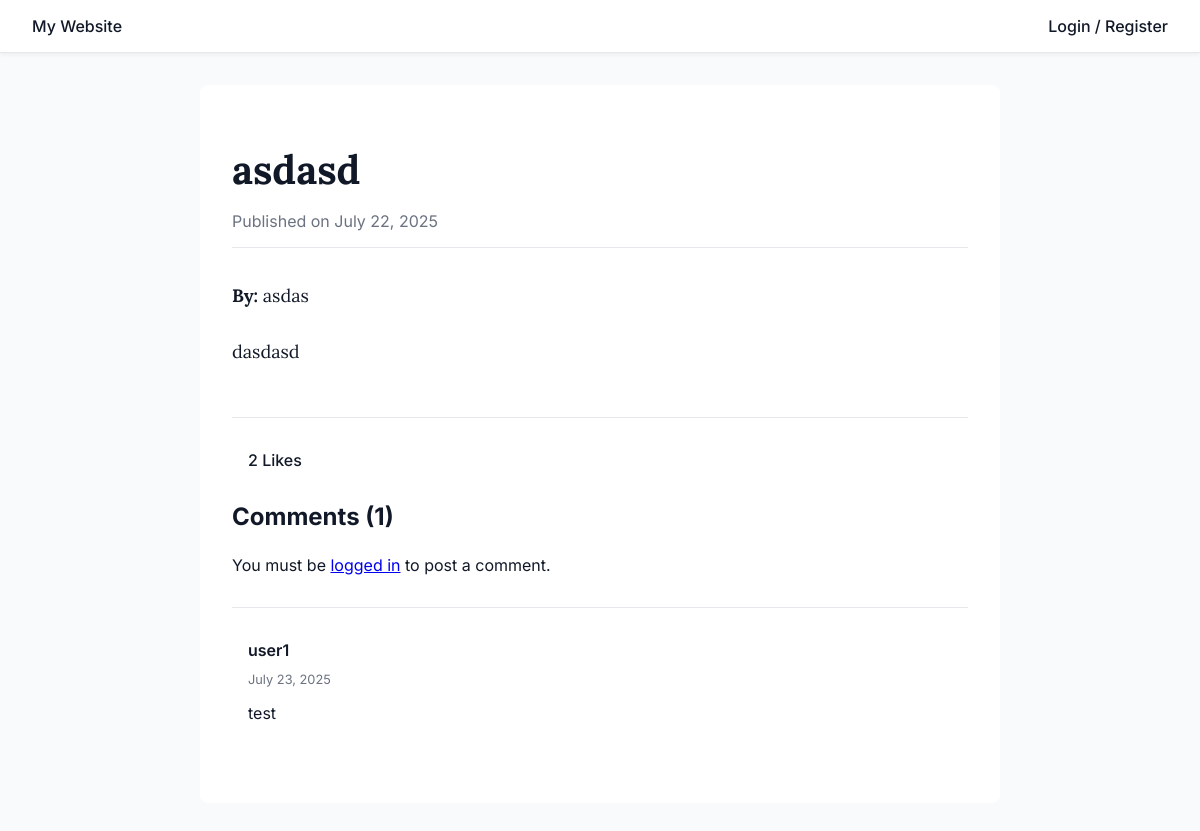
Before: /view.php?id=9 with the older database file.
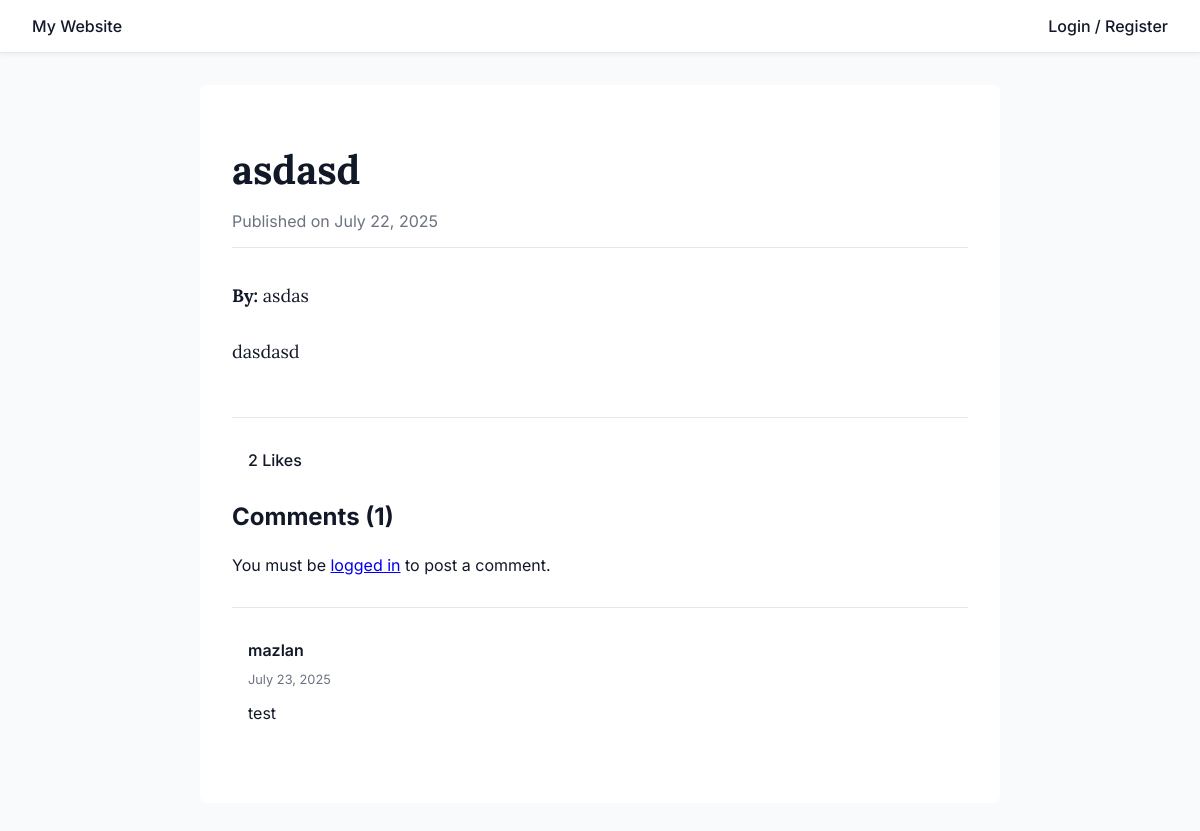
After: the same page with the newer database file.
### tables this page shows
CREATE TABLE `comments` (
  `id` int(11) NOT NULL,
  `user_id` int(11) NOT NULL,
  `content_id` int(11) NOT NULL,
  `comment` text NOT NULL,
  `created_at` datetime NOT NULL DEFAULT current_timestamp()
);

CREATE TABLE `users` (
  `id` int(11) NOT NULL,
  `nric` varchar(50) NOT NULL,
  `email` varchar(100) NOT NULL,
  `username` varchar(50) DEFAULT NULL,
  `password` varchar(255) NOT NULL,
  `created_at` datetime NOT NULL DEFAULT current_timestamp()
);

### php/admin_auth_check.php (called while the page is built, shortened)
<?php
function isAdminLoggedIn()
{
    return false;
}

### php/user_auth_check.php (called while the page is built, shortened)
<?php
function isUserLoggedIn()
{
    return false;
}

### php/content.php (called while the page is built, shortened)
<?php
class Content
{
    private $conn;
    private $content_table = 'content';
    private $articles_table = 'articles';
    private $likes_table = 'likes';
    private $comments_table = 'comments';
    public function __construct($db)
    {
        $this->conn = $db;
    }
    public function getById($id, $current_user_id = null)
    {
        $contentData = $this->getBaseContent($id);
        $details = $this->getContentDetails($id, $contentData['content_type']);
        $contentData['like_count'] = $this->getLikeCount($id);
        $contentData['comments'] = $this->getComments($id);
        $contentData['user_has_liked'] = $current_user_id ? $this->hasUserLiked($id, $current_user_id) : false;
        return array_merge($contentData, $details ?: []);
    }
    private function getBaseContent($id)
    {
        $query = "SELECT * FROM " . $this->content_table . " WHERE id = :id LIMIT 1";
        $stmt = $this->conn->prepare($query);
        $stmt->bindParam(':id', $id, PDO::PARAM_INT);
        $stmt->execute();
        return $stmt->fetch(PDO::FETCH_ASSOC);
    }
    private function getContentDetails($id, $contentType)
    {
        $detailsQuery = '';
        switch ($contentType) {
            case 'article':
                $detailsQuery = "SELECT * FROM " . $this->articles_table . " WHERE content_id = :id";
                break;
        }
        $detailsStmt = $this->conn->prepare($detailsQuery);
        $detailsStmt->bindParam(':id', $id, PDO::PARAM_INT);
        $detailsStmt->execute();
        $details = $detailsStmt->fetch(PDO::FETCH_ASSOC);
        return $details;
    }
    private function getLikeCount($content_id)
    {
        $query = "SELECT COUNT(*) as count FROM " . $this->likes_table . " WHERE content_id = :content_id";
        $stmt = $this->conn->prepare($query);
        $stmt->bindParam(':content_id', $content_id, PDO::PARAM_INT);
        $stmt->execute();
        $result = $stmt->fetch(PDO::FETCH_ASSOC);
        return $result['count'] ?? 0;
    }
    private function getComments($content_id)
    {
        $query = "SELECT c.comment, c.created_at, u.username FROM " . $this->comments_table . " c JOIN users u ON c.user_id = u.id WHERE c.content_id = :content_id ORDER BY c.created_at DESC";
        $stmt = $this->conn->prepare($query);
        $stmt->bindParam(':content_id', $content_id, PDO::PARAM_INT);
        $stmt->execute();
        return $stmt->fetchAll(PDO::FETCH_ASSOC);
    }
}

### view.php (the view, shortened to what this page needs)
<?php
require_once 'php/admin_auth_check.php';
require_once 'php/user_auth_check.php';
require_once 'php/content.php';
$content_id = filter_input(INPUT_GET, 'id', FILTER_VALIDATE_INT);
$is_user_logged_in = isUserLoggedIn();
$is_admin_logged_in = isAdminLoggedIn();
$current_user_id = $is_user_logged_in ? $_SESSION['user_id'] : null;
$contentData = null;
if ($content_id) {
    $database = new Database();
    $db = $database->connect();
    $content = new Content($db);
    $contentData = $content->getById($content_id, $current_user_id);
}
?>
<!DOCTYPE html>
<html lang="en">
<head>
</head>
<body>
    <nav class="navbar">
        <a href="index.php">My Website</a>
        <div class="nav-links">
            <?php if ($is_admin_logged_in): ?>
                <span>Welcome, <?php echo htmlspecialchars($_SESSION['admin_username']); ?>!</span>
                <a href="admin/dashboard.php">Admin Dashboard</a>
                <?php if ($contentData): ?>
                    <a href="admin/edit_content.php?id=<?php echo $content_id; ?>" class="admin-link">Edit Content</a>
                <?php endif; ?>
            <?php elseif ($is_user_logged_in): ?>
                <span>Welcome, <?php echo htmlspecialchars($_SESSION['username']); ?>!</span>
                <a href="api/user_logout.php">Logout</a>
            <?php else: ?>
                <a href="login.php">Login / Register</a>
            <?php endif; ?>
        </div>
    </nav>
    <main class="content-wrapper">
        <?php if ($contentData): ?>
            <div class="content-card">
                <h1 class="content-title"><?php echo htmlspecialchars($contentData['title']); ?></h1>
                <p class="meta">
                    Published on <?php echo date('F j, Y', strtotime($contentData['created_at'])); ?>
                </p>
                <div class="content-body">
                    <?php switch ($contentData['content_type']):
                        case 'article': ?>
                            <p><strong>By:</strong> <?php echo htmlspecialchars($contentData['author']); ?></p>
                            <div><?php echo nl2br(htmlspecialchars($contentData['body'])); ?></div>
                            <?php break; ?>
                    <?php endswitch; ?>
                </div>
                <div class="interactions">
                    <span class="like-count" id="like-count"><?php echo $contentData['like_count']; ?> Likes</span>
                </div>
                <div class="comments-section">
                    <h3>Comments (<span id="comment-count"><?php echo count($contentData['comments']); ?></span>)</h3>
                    <?php if ($is_user_logged_in): ?>
                        <form id="comment-form" class="comment-form">
                            <textarea name="comment_text" placeholder="Write a comment..." required></textarea>
                            <button type="submit">Post Comment</button>
                        </form>
                    <?php else: ?>
                        <p>You must be <a href="login.php">logged in</a> to post a comment.</p>
                    <?php endif; ?>
                    <ul id="comment-list" class="comment-list">
                        <?php if (!empty($contentData['comments'])): ?>
                            <?php foreach ($contentData['comments'] as $comment): ?>
                                <li class="comment-item">
                                    <div class="comment-body">
                                        <p class="comment-author"><?php echo htmlspecialchars($comment['username']); ?></p>
                                        <p class="comment-meta"><?php echo date('F j, Y', strtotime($comment['created_at'])); ?></p>
                                        <p><?php echo nl2br(htmlspecialchars($comment['comment'])); ?></p>
                                    </div>
                                </li>
                            <?php endforeach; ?>
                        <?php endif; ?>
                    </ul>
                </div>
            </div>
        <?php endif; ?>
    </main>
</body>
</html>

### view.php (style rules this page uses)
:root { --bg-color: #f9fafb; --text-color: #111827; --subtle-text-color: #6b7280; --border-color: #e5e7eb; --card-bg-color: #ffffff; --shadow-color: rgba(0, 0, 0, 0.05); --primary-color: #2563eb; --font-sans: 'Inter', sans-serif; --font-serif: 'Lora', serif; }
body { font-family: var(--font-sans); background-color: var(--bg-color); color: var(--text-color); margin: 0; }
.navbar { background-color: var(--card-bg-color); padding: 1rem 2rem; border-bottom: 1px solid var(--border-color); box-shadow: 0 2px 4px var(--shadow-color); display: flex; justify-content: space-between; align-items: center; }
.navbar a { text-decoration: none; color: var(--text-color); font-weight: 500; }
.nav-links { display: flex; align-items: center; gap: 1.5rem; }
.content-wrapper { max-width: 800px; margin: 2rem auto; padding: 0 1rem; }
.content-card { background-color: var(--card-bg-color); border-radius: 0.5rem; padding: 2rem; }
.content-title { font-family: var(--font-serif); font-size: 2.5rem; margin-bottom: 0.5rem; }
.meta { color: var(--subtle-text-color); margin-bottom: 2rem; border-bottom: 1px solid var(--border-color); padding-bottom: 1rem; }
.content-body { font-family: var(--font-serif); font-size: 1.125rem; line-height: 1.8; }
.content-body p, .content-body div { margin-bottom: 1.5rem; }
.interactions { margin-top: 3rem; padding-top: 2rem; border-top: 1px solid var(--border-color); }
.like-count { margin-left: 1rem; font-weight: 500; }
.comments-section { margin-top: 2rem; }
.comments-section h3 { font-size: 1.5rem; margin-bottom: 1.5rem; }
.comment-list { list-style: none; padding: 0; margin-top: 2rem; }
.comment-item { display: flex; padding: 1rem 0; border-top: 1px solid var(--border-color); }
.comment-author { font-weight: 600; margin-bottom: 0.25rem; }
.comment-meta { font-size: 0.8rem; color: var(--subtle-text-color); }
.comment-body { margin-left: 1rem; }

Changed rows visible on the page:
changed through a linked row, comments "test": user.username "user1" → "mazlan"
